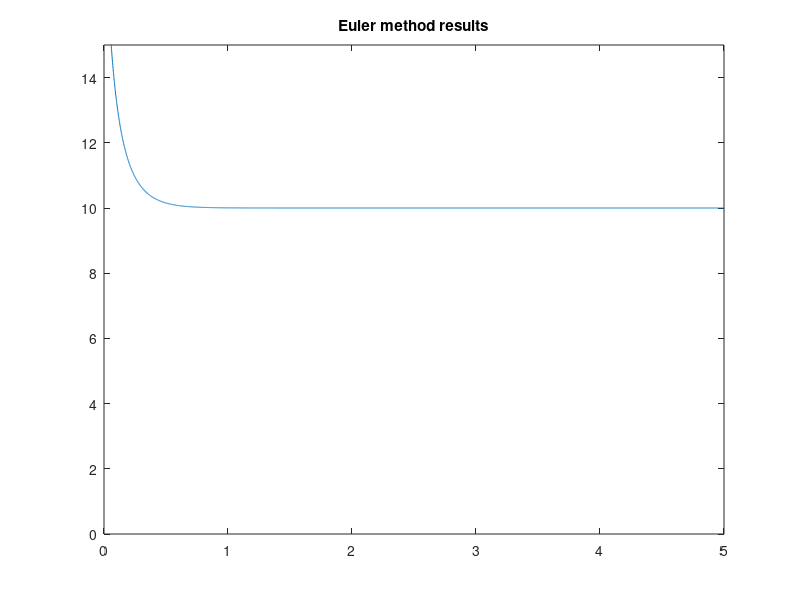

The MATLAB script that drew this image: (Note: this script raises an error after producing the figure.)
%% explicit definition of function. ie., population curve
clc;
close all;
clear all;
dt = [1/2,1/4,1/8,1/16,1/32];
tend = 5;
y0 = 20;    
t = 0:0.001:tend;                  % small time step for exact function
p = 200./(20-10*exp(-7*t));             % exact value
stability_table = [dt;true(6,size(dt,2))]';

%% %% Plotting and computing Euler method results
Euler_E = zeros(1,size(dt,2));
figure(1)
plot(t,p,'DisplayName','Exact function')
title('Euler method results')
axis([0 tend 0 15]);
hold on;
best_euler = euler(y0,dt(end),tend);% To compute approximate error
for i = 1:size(dt,2)
    yeuler = euler(y0,dt(i),tend);
    figure(1)
    plot(0:dt(i):tend,yeuler,'DisplayName',strcat('dt = ',string(dt(i))));
    hold on;
    pexact = 200./(20-10*exp(-7*(0:dt(i):tend)));
    Euler_E(i) = sqrt((dt(i)/tend)*sum((yeuler - pexact).^2));
    if  (Euler_E(i) > 2)
        stability_table(i,2) = false;
        continue
    end
end
legend('show')
error_reduction = zeros(1,size(dt,2));
for i = 2:size(dt,2)
    error_reduction(i) = Euler_E(i-1)/Euler_E(i);
end
Error_mat_euler = [dt;Euler_E;error_reduction];
error_table_euler = array2table(Error_mat_euler,'RowNames',{'dt','error','error red'})


%% %% Plotting and computing Heun method results
Heun_E = zeros(1,size(dt,2));
figure(2)
plot(t,p,'DisplayName','Exact function')
title('Heun method results')
axis([0 tend 0 15]);
hold on;
best_heun = heun(y0,dt(end),tend);% To compute approximate error
for i = 1:size(dt,2)
    yheun = heun(y0,dt(i),tend);
    figure(2)
    plot(0:dt(i):tend,yheun,'DisplayName',strcat('dt = ',string(dt(i))));
    hold on;
    pexact = 200./(20-10*exp(-7*(0:dt(i):tend)));
    Heun_E(i) = sqrt((dt(i)/tend)*sum((yheun - pexact).^2));
    if  (Heun_E(i) > 2)
        stability_table(i,3) = false;
        continue
    end
end
legend('show')
error_reduction = zeros(1,size(dt,2));
for i = 2:size(dt,2)
    error_reduction(i) = Heun_E(i-1)/Heun_E(i);
end
Error_mat_heun = [dt;Heun_E;error_reduction];
error_table_heun = array2table(Error_mat_heun,'RowNames',{'dt','error','error red'})

%% %% Computing Implicit Euler method results
imp_euler_E = zeros(1,size(dt,2));
figure(3)
plot(t,p,'DisplayName','Exact function')
title('Implicit Euler method results')
axis([0 tend 0 15]);
hold on;
for i = 1:size(dt,2)
    yimpeuler = imp_euler(y0,dt(i),tend);
    figure(3)
    plot(0:dt(i):tend,yimpeuler,'DisplayName',strcat('dt = ',string(dt(i))));
    hold on;
    pexact = 200./(20-10*exp(-7*(0:dt(i):tend)));
    imp_euler_E(i) = sqrt((dt(i)/tend)*sum((yimpeuler - pexact).^2));
    if  (imp_euler_E(i) > 2)
        stability_table(i,4) = false;
        continue
    end
end
legend('show')
error_reduction = zeros(1,size(dt,2));
for i = 2:size(dt,2)
    error_reduction(i) = imp_euler_E(i-1)/imp_euler_E(i);
end
Error_mat_imp_euler = [dt;imp_euler_E;error_reduction];
error_table_imp_euler = array2table(Error_mat_imp_euler,'RowNames',{'dt','error','error red'})




%% %% Computing Adams Moulton's method results
ad_mou_E = zeros(1,size(dt,2));
figure(4)
plot(t,p,'DisplayName','Exact function')
title('Adams Moulton method results')
axis([0 tend 0 15]);
hold on;
for i = 1:size(dt,2)
    [yam,flag] = ad_mou(y0,dt(i),tend);
    if flag == false
        stability_table(i,5) = false;
        continue
    end
    figure(4)
    plot(0:dt(i):tend,yam,'DisplayName',strcat('dt = ',string(dt(i))));
    hold on;
    pexact = 200./(20-10*exp(-7*(0:dt(i):tend)));
    ad_mou_E(i) = sqrt((dt(i)/tend)*sum((yam - pexact).^2));
    
    if  (ad_mou_E(i) > 2)
        stability_table(i,5) = false;
        continue
    end
end
legend('show')
error_reduction = zeros(1,size(dt,2));
for i = 2:size(dt,2)
    error_reduction(i) = ad_mou_E(i-1)/ad_mou_E(i);
end
Error_mat_ad_mou = [dt;ad_mou_E;error_reduction];
error_table_ad_mou = array2table(Error_mat_ad_mou,'RowNames',{'dt','error','error red'})


%% %% Computing Adams Moulton's method results (Linearised 1)
ad_mou_L1E = zeros(1,size(dt,2));
figure(5)
plot(t,p,'DisplayName','Exact function')
title('Adams Moulton (Linearised 1) method results')
axis([0 tend 0 15]);
hold on;
for i = 1:size(dt,2)
    yam = ad_mou_L1(y0,dt(i),tend);
    figure(5)
    plot(0:dt(i):tend,yam,'DisplayName',strcat('dt = ',string(dt(i))));
    hold on;
    pexact = 200./(20-10*exp(-7*(0:dt(i):tend)));
    ad_mou_L1E(i) = sqrt((dt(i)/tend)*sum((yam - pexact).^2));
    if  (ad_mou_L1E(i) > 2)
        stability_table(i,6) = false;
        continue
    end
end
legend('show')
error_reduction = zeros(1,size(dt,2));
for i = 2:size(dt,2)
    error_reduction(i) = ad_mou_L1E(i-1)/ad_mou_L1E(i);
end
Error_mat_ad_mouL1 = [dt;ad_mou_L1E;error_reduction];
error_table_ad_mouL1 = array2table(Error_mat_ad_mouL1,'RowNames',{'dt','error','error red'})


%% %% Computing Adams Moulton's method results (Linearised 2)
ad_mou_L2E = zeros(1,size(dt,2));
figure(6)
plot(t,p,'DisplayName','Exact function')
title('Adams Moulton (Linearised 2) method results')
axis([0 tend -50 50]);
hold on;
for i = 1:size(dt,2)
    yam = ad_mou_L2(y0,dt(i),tend);
    figure(6)
    plot(0:dt(i):tend,yam,'DisplayName',strcat('dt = ',string(dt(i))));
    hold on;
    pexact = 200./(20-10*exp(-7*(0:dt(i):tend)));
    ad_mou_L2E(i) = sqrt((dt(i)/tend)*sum((yam - pexact).^2));
    if  (ad_mou_L2E(i) > 2) 
        stability_table(i,7) = false;
        continue
    end
end
legend('show')
error_reduction = zeros(1,size(dt,2));
for i = 2:size(dt,2)
    error_reduction(i) = ad_mou_L2E(i-1)/ad_mou_L2E(i);
end
Error_mat_ad_mouL2 = [dt;ad_mou_L2E;error_reduction];
error_table_ad_mouL2 = array2table(Error_mat_ad_mouL2,'RowNames',{'dt','error','error red'})

%% %% Code to display stability of method

stability_table = array2table(stability_table,'VariableNames',{'dt','Euler','Heun','imp_Euler','Ad_Mou'...
    'Ad_Mou_L1','Ad_Mou_L2'})

%% %% Function to compute using implicit Euler method
function y = imp_euler(y0,dt,tend)
y = zeros(1,tend/dt+1);
y(1) = y0;
for i = 2:(tend/dt+1)
    [y(i),flag] = newton(10^-4,y(i-1),dt,@G,@Gp);
    if flag == false
        return;
    end
end
end

%% %% Function to compute using Adams Moulton method
function [y,flag] = ad_mou(y0,dt,tend)
y = zeros(1,tend/dt+1);
y(1) = y0;
for i = 2:(tend/dt+1)
    [y(i),flag] = newton(10^-4,y(i-1),dt,@F,@Fp);
    if flag == false
        return;
    end
end
end

%% %% Function definition for computing the roots using Newton method
function [root,flag] = newton(accuracy,yn,dt,f,fp)
flag = false;
x = yn + 25*rand;                 % Just a guess. Shouldnt matter much where yn is.
error = 10;                                % Just to go inside the loop
iterations = 0;
if fp(x,dt) < 10*eps
    x = x + 5;               
end
while (error>accuracy) && iterations < 60
    x = x - f(x,yn,dt)/fp(x,dt);
    error = abs(f(x,yn,dt));
    iterations = iterations + 1;
end
if error > accuracy
    root = NaN;
else
    root = x;
    flag = true;
end
end

%% %% Function definition for F prime
function ddifferential = Fp(x,dt)
p = [0.7*dt 1-3.5*dt];
ddifferential = polyval(p,x);
end

%% %% Function definition for F
function value = F(x,k,dt)
value = x - k - (dt / 2) * (diff(k) + diff(x));
end

%% %% Function definition for computing p'' (or G prime) (needed for Newton method (Implicit Euler))
function ddifferential = Gp(x,dt)  
p = [1.4*dt 1-7*dt];
ddifferential = polyval(p,x);
end

%% %% Function to compute G(x) (Needed for Newton method (Implicit Euler))
function value = G(x,k,dt)
value = x - dt*diff(x) - k;
end

%% %% Function to compute linearised Adams Moulton method (1)
function y = ad_mou_L1(y0,dt,tend)
y = zeros(1,tend/dt+1);
y(1) = y0;
for i = 2:(tend/dt+1)
    y(i) = (y(i-1) + (dt/2)*(diff(y(i-1)) + 7*y(i-1)))/(1 + 0.35*dt*y(i-1));
end
end

%% %% Function to compute linearised Adams Moulton method (2)
function y = ad_mou_L2(y0,dt,tend)
y = zeros(1,tend/dt+1);
y(1) = y0;
for i = 2:(tend/dt+1)
    y(i) = (y(i-1) + (dt/2)*(diff(y(i-1))))/(1 - dt*3.5*(1 - 0.1*y(i-1)));
end
end


%% %%Function definition for computing p'

function differential = diff(x)
differential = 7*(1-x/10)*x;
end


%%  %%Function definition 1: Euler method

function y = euler(y0,dt,tend)
y = zeros(1,tend/dt+1);
y(1) = y0;
for i = 2:(tend/dt+1)
    y(i) = y(i-1) + dt*(diff(y(i-1)));
end
end

%% %% Function definition 2 : Heun method
function y = heun(y0,dt,tend)
y = zeros(1,tend/dt+1);
y(1) = y0;
for i = 2:(tend/dt+1)
    y_temp = y(i-1) + dt*(diff(y(i-1)));
    y(i) = y(i-1) + (dt/2)*(diff(y(i-1)) + diff(y_temp));
end
end

